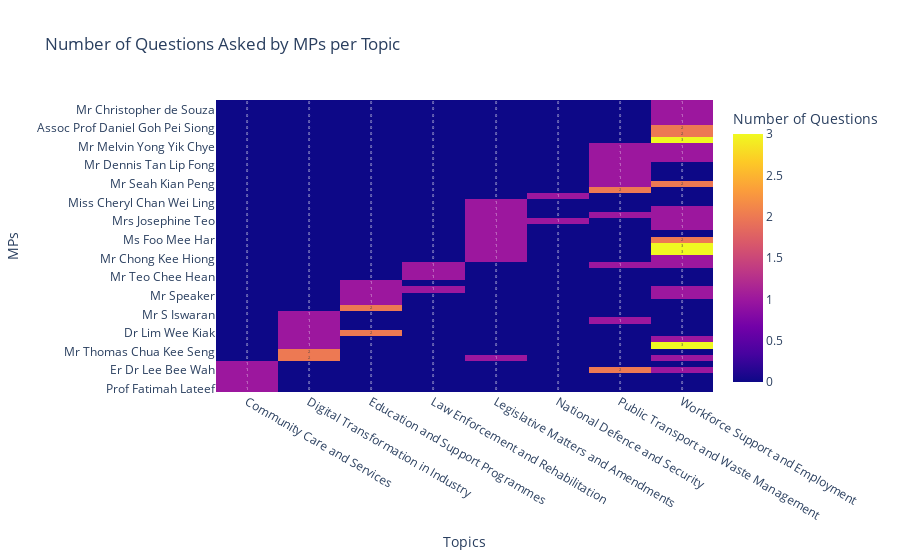

This figure's notebook cell:
### Code cell
# Prepare data for the heatmap
heatmap_data = []
for topic, counts in topic_mp_counts.items():
    for mp_count in counts:
        mp, count = mp_count.split(': ')
        count = int(count.split()[0])
        heatmap_data.append({'Topic': topic, 'MP': mp, 'Questions': count})

# Create DataFrame for the heatmap
df_heatmap = pd.DataFrame(heatmap_data)

# Plotting Heatmap with Plotly Express
fig = px.density_heatmap(df_heatmap, x='Topic', y='MP', z='Questions', text_auto=True,
                         title='Number of Questions Asked by MPs per Topic')
fig.update_layout(xaxis_title='Topics', yaxis_title='MPs', coloraxis_colorbar_title='Number of Questions')

# Save the plot as an HTML file
# fig.write_html(os.path.join(save_dir, "number_of_questions_asked.html"))

fig.show()

### Figure 1 — Plotly figure (JSON) as saved in the notebook; plotly's stock layout.template omitted (floating-point values rounded to 4 significant figures)
{"data": [{"coloraxis": "coloraxis", "histfunc": "sum", "hovertemplate": "Topic=%{x}<br>MP=%{y}<br>sum of Questions=%{z}<extra></extra>", "name": "", "texttemplate": "%{z}", "type": "histogram2d", "x": ["Community Care and Services", "Community Care and Services", "Community Care and Services", "Community Care and Services", "Community Care and Services", "Digital Transformation in Industry", "Digital Transformation in Industry", "Digital Transformation in Industry", "Digital Transformation in Industry", "Digital Transformation in Industry", "Digital Transformation in Industry", "Digital Transformation in Industry", "Digital Transformation in Industry", "Education and Support Programmes", "Education and Support Programmes", "Education and Support Programmes", "Education and Support Programmes", "Education and Support Programmes", "Education and Support Programmes", "Law Enforcement and Rehabilitation", "Law Enforcement and Rehabilitation", "Law Enforcement and Rehabilitation", "Law Enforcement and Rehabilitation", "Legislative Matters and Amendments", "Legislative Matters and Amendments", "Legislative Matters and Amendments", "Legislative Matters and Amendments", "Legislative Matters and Amendments", "Legislative Matters and Amendments", "Legislative Matters and Amendments", "Legislative Matters and Amendments", "Legislative Matters and Amendments", "Legislative Matters and Amendments", "Legislative Matters and Amendments", "National Defence and Security", "National Defence and Security", "Public Transport and Waste Management", "Public Transport and Waste Management", "Public Transport and Waste Management", "Public Transport and Waste Management", "Public Transport and Waste Management", "Public Transport and Waste Management", "Public Transport and Waste Management", "Public Transport and Waste Management", "Public Transport and Waste Management", "Public Transport and Waste Management", "Public Transport and Waste Management", "Public Transport and Waste Management", "Workforce Support and Employment", "Workforce Support and Employment", "Workforce Support and Employment", "Workforce Support and Employment", "Workforce Support and Employment", "Workforce Support and Employment", "Workforce Support and Employment", "Workforce Support and Employment", "Workforce Support and Employment", "Workforce Support and Employment", "Workforce Support and Employment", "Workforce Support and Employment", "Workforce Support and Employment", "Workforce Support and Employment", "Workforce Support and Employment", "Workforce Support and Employment", "Workforce Support and Employment", "Workforce Support and Employment", "Workforce Support and Employment", "Workforce Support and Employment", "Workforce Support and Employment", "Workforce Support and Employment", "Workforce Support and Employment", "Workforce Support and Employment", "Workforce Support and Employment", "Workforce Support and Employment"], "xaxis": "x", "xbingroup": "x", "y": ["Prof Fatimah Lateef", "Assoc Prof Dr Muhammad Faishal Ibrahim", "Ms Anthea Ong", "Er Dr Lee Bee Wah", "Ms Joan Pereira", "Mr Saktiandi Supaat", "Mr Thomas Chua Kee Seng", "Mr Lim Swee Say", "Mr Chan Chun Sing", "Dr Lim Wee Kiak", "Mr Kwek Hian Chuan Henry", "Mr Masagos Zulkifli B M M", "Mr S Iswaran", "Dr Lim Wee Kiak", "Mr Darryl David", "Ms Irene Quay Siew Ching", "Mr Speaker", "Mr Leon Perera", "Mr Ong Ye Kung", "Mr Teo Chee Hean", "Mr Leon Perera", "Mr Alex Yam", "Mr Pritam Singh", "Mr Chong Kee Hiong", "Mr Liang Eng Hwa", "Mr Patrick Tay Teck Guan", "Ms Foo Mee Har", "Mr Png Eng Huat", "Mr Lim Biow Chuan", "Mr Saktiandi Supaat", "Mrs Josephine Teo", "Assoc Prof Walter Theseira", "Ms Jessica Tan Soon Neo", "Miss Cheryl Chan Wei Ling", "Mrs Josephine Teo", "Mr Louis Ng Kok Kwang", "Er Dr Lee Bee Wah", "Mr Khaw Boon Wan", "Mr Seah Kian Peng", "Mr Masagos Zulkifli B M M", "Assoc Prof Walter Theseira", "Assoc Prof Fatimah Lateef", "Mr Sitoh Yih Pin", "Mr Dennis Tan Lip Fong", "Mr Pritam Singh", "Mr Yee Chia Hsing", "Mr Low Thia Khiang", "Mr Melvin Yong Yik Chye", "Mr Liang Eng Hwa", "Mr Patrick Tay Teck Guan", "Mr Desmond Choo", "Mr Lim Swee Say", "Dr Tan Wu Meng", "Assoc Prof Daniel Goh Pei Siong", "Mr Seah Kian Peng", "Ms Foo Mee Har", "Er Dr Lee Bee Wah", "Mr Pritam Singh", "Mr Low Thia Khiang", "Mr Speaker", "Mr Chan Chun Sing", "Mr Saktiandi Supaat", "Mr Lim Biow Chuan", "Mr Yee Chia Hsing", "Mr Leon Perera", "Assoc Prof Walter Theseira", "Mrs Josephine Teo", "Mr Chong Kee Hiong", "Mr Zaqy Mohamad", "Mr Melvin Yong Yik Chye", "Mr Ang Hin Kee", "Mr Christopher de Souza", "Ms Jessica Tan Soon Neo", "Mr Ang Wei Neng"], "yaxis": "y", "ybingroup": "y", "z": [1, 1, 1, 1, 1, 2, 2, 1, 1, 1, 1, 1, 1, 2, 2, 1, 1, 1, 1, 1, 1, 1, 1, 1, 1, 1, 1, 1, 1, 1, 1, 1, 1, 1, 1, 1, 2, 2, 1, 1, 1, 1, 1, 1, 1, 1, 1, 1, 3, 3, 3, 3, 2, 2, 2, 2, 1, 1, 1, 1, 1, 1, 1, 1, 1, 1, 1, 1, 1, 1, 1, 1, 1, 1]}], "layout": {"coloraxis": {"colorbar": {"title": {"text": "Number of Questions"}}, "colorscale": [[0, "#0d0887"], [0.1111, "#46039f"], [0.2222, "#7201a8"], [0.3333, "#9c179e"], [0.4444, "#bd3786"], [0.5556, "#d8576b"], [0.6667, "#ed7953"], [0.7778, "#fb9f3a"], [0.8889, "#fdca26"], [1, "#f0f921"]]}, "legend": {"tracegroupgap": 0}, "title": {"text": "Number of Questions Asked by MPs per Topic"}, "xaxis": {"anchor": "y", "domain": [0, 1], "title": {"text": "Topics"}}, "yaxis": {"anchor": "x", "domain": [0, 1], "title": {"text": "MPs"}}}}
